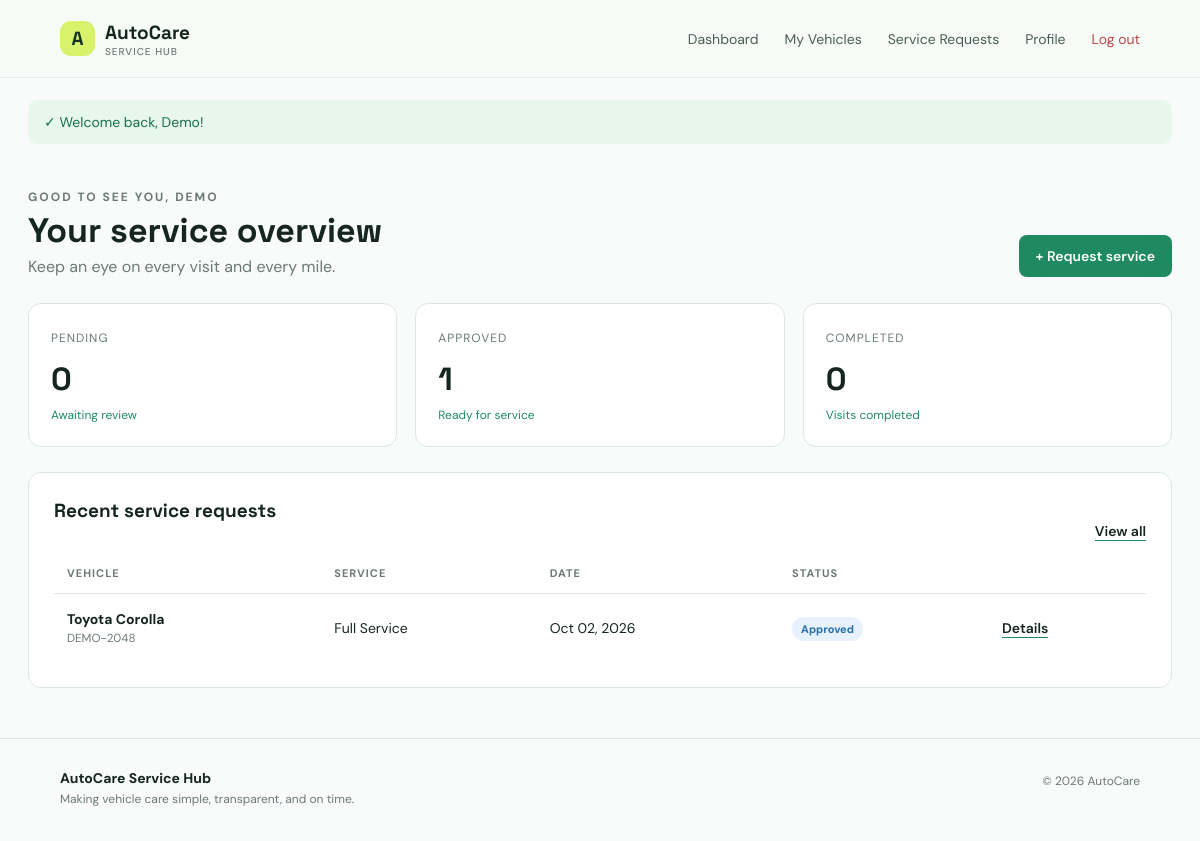
The app's page /dashboard.php (signed in) with its own data.
### tables this page shows
CREATE TABLE service_requests (
  id INT AUTO_INCREMENT PRIMARY KEY,
  user_id INT NOT NULL,
  vehicle_id INT NOT NULL,
  service_type VARCHAR(100) NOT NULL,
  preferred_date DATE NOT NULL,
  notes TEXT DEFAULT NULL,
  status ENUM('Pending','Approved','In Progress','Completed','Cancelled') NOT NULL DEFAULT 'Pending',
  admin_notes TEXT DEFAULT NULL,
  created_at TIMESTAMP DEFAULT CURRENT_TIMESTAMP,
  updated_at TIMESTAMP DEFAULT CURRENT_TIMESTAMP ON UPDATE CURRENT_TIMESTAMP,
  FOREIGN KEY (user_id) REFERENCES users(id) ON DELETE CASCADE,
  FOREIGN KEY (vehicle_id) REFERENCES vehicles(id) ON DELETE CASCADE
);

CREATE TABLE vehicles (
  id INT AUTO_INCREMENT PRIMARY KEY,
  user_id INT NOT NULL,
  make VARCHAR(60) NOT NULL,
  model VARCHAR(60) NOT NULL,
  year SMALLINT NOT NULL,
  registration_no VARCHAR(30) NOT NULL UNIQUE,
  color VARCHAR(30) DEFAULT NULL,
  created_at TIMESTAMP DEFAULT CURRENT_TIMESTAMP,
  FOREIGN KEY (user_id) REFERENCES users(id) ON DELETE CASCADE
);

### functions.php (called while the page is built, shortened)
<?php
function e($value)
{
    return htmlspecialchars((string)$value, ENT_QUOTES, 'UTF-8');
}
function current_user()
{
    return $_SESSION['user'] ?? null;
}
function status_class($status)
{
    return strtolower(str_replace(' ', '-', $status));
}

### dashboard.php (the view, shortened to what this page needs)
<?php require_once 'functions.php';
$uid = current_user()['id'];
$counts = $pdo->prepare("SELECT status,COUNT(*) c FROM service_requests WHERE user_id=? GROUP BY status");
$counts->execute([$uid]);
$stats = ['Pending' => 0, 'Approved' => 0, 'Completed' => 0];
foreach ($counts as $r) {
    if (isset($stats[$r['status']])) $stats[$r['status']] = $r['c'];
}
$stmt = $pdo->prepare('
    SELECT s.*, v.make, v.model, v.registration_no
    FROM service_requests s
    LEFT JOIN vehicles v ON v.id = s.vehicle_id
    WHERE s.user_id = ?
    ORDER BY s.created_at DESC
    LIMIT 5
');
$stmt->execute([$uid]);
$requests = $stmt->fetchAll();
include 'partials/header.php'; ?><div class="page-head">
    <div>
        <p class="eyebrow">Good to see you, <?= e(explode(' ', current_user()['name'])[0]) ?></p>
        <h1>Your service overview</h1>
        <p>Keep an eye on every visit and every mile.</p>
    </div><a class="btn primary" href="service_form.php">+ Request service</a>
</div>
<div class="grid-3">
    <div class="stat"><span class="stat-label">Pending</span>
        <div class="stat-value"><?= $stats['Pending'] ?></div><span class="stat-note">Awaiting review</span>
    </div>
    <div class="stat"><span class="stat-label">Approved</span>
        <div class="stat-value"><?= $stats['Approved'] ?></div><span class="stat-note">Ready for service</span>
    </div>
    <div class="stat"><span class="stat-label">Completed</span>
        <div class="stat-value"><?= $stats['Completed'] ?></div><span class="stat-note">Visits completed</span>
    </div>
</div>
<div class="panel">
    <div class="page-head" style="margin:0 0 12px">
        <h2>Recent service requests</h2><a class="text-link" href="services.php">View all</a>
    </div>
    <div class="table-wrap">
        <table class="data-table">
            <thead>
                <tr>
                    <th>Vehicle</th>
                    <th>Service</th>
                    <th>Date</th>
                    <th>Status</th>
                    <th></th>
                </tr>
            </thead>
            <tbody><?php if (!$requests): ?><tr>
                        <td colspan="5" class="empty">No service requests yet. Start with your first booking.</td>
                    </tr><?php endif;
                        foreach ($requests as $r): ?><tr>
                        <td>
                            <b><?= e(trim(($r['make'] ?? '') . ' ' . ($r['model'] ?? '')) ?: 'Vehicle not found') ?></b>
                            <br>
                            <small class="muted"><?= e($r['registration_no'] ?? 'No registration number') ?></small>
                        </td>
                        <td><?= e($r['service_type']) ?></td>
                        <td><?= date('M d, Y', strtotime($r['preferred_date'])) ?></td>
                        <td><span class="status <?= status_class($r['status']) ?>"><?= e($r['status']) ?></span></td>
                        <td><a class="text-link" href="service_view.php?id=<?= $r['id'] ?>">Details</a></td>
                    </tr><?php endforeach; ?></tbody>
        </table>
    </div>
</div><?php include 'partials/footer.php'; ?>

### assets/style.css (style rules this page uses)
:root { --ink: #15261f; --muted: #6c7a74; --line: #dde7e1; --paper: #f8fbf9; --white: #fff; --green: #1f8a61; --lime: #d9f26c; --dark: #163128; --red: #b84949; --amber: #a66e18 }
* { box-sizing: border-box }
body { margin: 0; background: var(--paper); color: var(--ink); font-family: 'DM Sans', sans-serif }
h1, h2, h3 { font-family: 'Space Grotesk', sans-serif; margin-top: 0 }
a { color: inherit; text-decoration: none }
.nav-cta, .btn { background: var(--dark); color: #fff; padding: 11px 18px; border-radius: 8px; font-weight: 600 }
.eyebrow { font-size: 12px; text-transform: uppercase; letter-spacing: 2px; color: var(--green); font-weight: 700 }
.primary { background: var(--green); padding: 14px 20px }
.text-link { font-weight: 600; font-size: 14px; border-bottom: 1px solid var(--green) }
.page-head { display: flex; justify-content: space-between; align-items: end; margin: 45px 0 26px }
.page-head h1 { font-size: 34px; margin: 4px 0 }
.page-head p { color: var(--muted); margin: 0 }
.btn { display: inline-block; border: 0; cursor: pointer; font: 600 14px 'DM Sans'; padding: 12px 17px }
.grid-3 { display: grid; grid-template-columns: repeat(3, 1fr); gap: 18px }
.stat { background: #fff; border: 1px solid var(--line); padding: 22px; border-radius: 13px }
.stat-label { color: var(--muted); font-size: 12px; text-transform: uppercase; letter-spacing: 1px }
.stat-value { font: 700 32px 'Space Grotesk'; margin: 12px 0 4px }
.stat-note { color: var(--green); font-size: 12px }
.panel { background: #fff; border: 1px solid var(--line); border-radius: 13px; padding: 25px; margin: 25px 0 }
.panel h2 { font-size: 19px; margin-bottom: 18px }
.table-wrap { overflow: auto }
.data-table { width: 100%; border-collapse: collapse; font-size: 14px }
.data-table th { text-align: left; color: var(--muted); font-size: 11px; text-transform: uppercase; letter-spacing: 1px; padding: 13px; border-bottom: 1px solid var(--line) }
.data-table td { padding: 16px 13px; border-bottom: 1px solid #edf2ef }
.data-table tr:last-child td { border-bottom: 0 }
.status { padding: 5px 9px; border-radius: 20px; font-size: 11px; font-weight: 700; white-space: nowrap }
.approved { background: #e8f2ff; color: #2770a7 }
.muted { color: var(--muted) }

### records on screen
service_requests: vehicle.model "Toyota Corolla", vehicle.registration_no "DEMO-2048", service_type "Full Service", preferred_date "Oct 02, 2026", status "Approved"

### other values on screen
$success "Welcome back, Demo!"
explode(' ', current_user()['name'])[0] "DEMO"
$stats['Pending'] "0"
$stats['Approved'] "1"
$stats['Completed'] "0"
